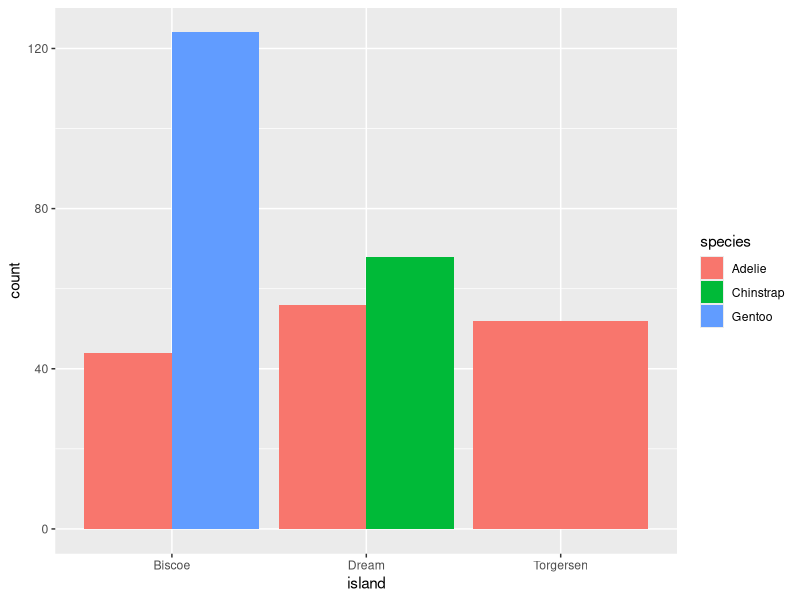

R code for this plot:

            library(ggplot2)
            library(palmerpenguins)
            built_answer <- tryCatch(
                {
                    set.seed(42)
                    ggplot(penguins, aes(x = island, fill = species)) + geom_bar(position = "dodge")
                    suppressWarnings(
                        if (!file.exists("/sandbox/figures/species_island_bar_dodged_answer.png")) {
                            ggsave(
                                width = 3,
                                height = 3,
                                "/sandbox/figures/species_island_bar_dodged_answer.png"
                            )
                        }
                    )
                    suppressWarnings(
                        ggplot_build(last_plot())
                    )
                },
                error = function(e) {
                    'ERROR'
                }
            )
            built_submission <- tryCatch(
                {
                    set.seed(42)
                    ggplot(data = penguins, aes(x = island, y = ..count.., fill = species, position = position_dodge())) +
  geom_bar(stat = "identity")
                    suppressWarnings(
                        ggsave(
                            width = 3,
                            height = 3,
                            "figures/species_island_bar_dodged_submission_qwen.png"
                        )
                    )
                    suppressWarnings(
                        ggplot_build(last_plot())
                    )
                },
                error = function(e) {
                    'ERROR'
                }
            )
            cat(isTRUE(all.equal(built_answer, built_submission)))
        
